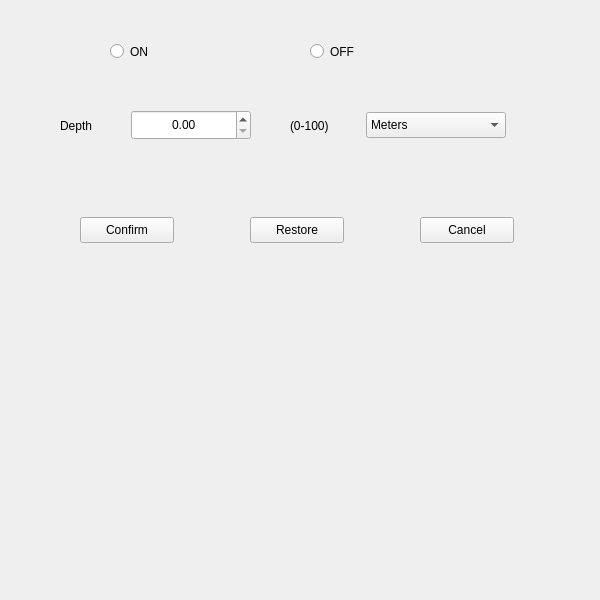
<?xml version="1.0" encoding="UTF-8"?>
<ui version="4.0">
 <class>CECHO</class>
 <widget class="QFrame" name="CECHO">
  <property name="geometry">
   <rect>
    <x>0</x>
    <y>0</y>
    <width>600</width>
    <height>600</height>
   </rect>
  </property>
  <property name="windowTitle">
   <string>Frame</string>
  </property>
  <widget class="QLabel" name="label_3">
   <property name="geometry">
    <rect>
     <x>60</x>
     <y>117</y>
     <width>80</width>
     <height>18</height>
    </rect>
   </property>
   <property name="text">
    <string>Depth</string>
   </property>
  </widget>
  <widget class="QLabel" name="label_4">
   <property name="geometry">
    <rect>
     <x>290</x>
     <y>117</y>
     <width>80</width>
     <height>18</height>
    </rect>
   </property>
   <property name="text">
    <string>(0-100)</string>
   </property>
  </widget>
  <widget class="QComboBox" name="Depth_combo">
   <property name="geometry">
    <rect>
     <x>366</x>
     <y>112</y>
     <width>140</width>
     <height>26</height>
    </rect>
   </property>
   <item>
    <property name="text">
     <string>Meters</string>
    </property>
   </item>
   <item>
    <property name="text">
     <string>Feet</string>
    </property>
   </item>
   <item>
    <property name="text">
     <string>Fathoms</string>
    </property>
   </item>
  </widget>
  <widget class="QPushButton" name="LOG_confirmn">
   <property name="geometry">
    <rect>
     <x>80</x>
     <y>217</y>
     <width>94</width>
     <height>26</height>
    </rect>
   </property>
   <property name="text">
    <string>Confirm</string>
   </property>
  </widget>
  <widget class="QPushButton" name="LOG_cancel">
   <property name="geometry">
    <rect>
     <x>420</x>
     <y>217</y>
     <width>94</width>
     <height>26</height>
    </rect>
   </property>
   <property name="text">
    <string>Cancel</string>
   </property>
  </widget>
  <widget class="QPushButton" name="LOG_restore">
   <property name="geometry">
    <rect>
     <x>250</x>
     <y>217</y>
     <width>94</width>
     <height>26</height>
    </rect>
   </property>
   <property name="text">
    <string>Restore</string>
   </property>
  </widget>
  <widget class="QDoubleSpinBox" name="Depth_spin">
   <property name="geometry">
    <rect>
     <x>131</x>
     <y>110</y>
     <width>120</width>
     <height>30</height>
    </rect>
   </property>
   <property name="alignment">
    <set>Qt::AlignmentFlag::AlignCenter</set>
   </property>
  </widget>
  <widget class="QRadioButton" name="ECHO_on">
   <property name="geometry">
    <rect>
     <x>110</x>
     <y>40</y>
     <width>110</width>
     <height>23</height>
    </rect>
   </property>
   <property name="text">
    <string>ON</string>
   </property>
  </widget>
  <widget class="QRadioButton" name="ECHO_off">
   <property name="geometry">
    <rect>
     <x>310</x>
     <y>40</y>
     <width>110</width>
     <height>23</height>
    </rect>
   </property>
   <property name="text">
    <string>OFF</string>
   </property>
  </widget>
 </widget>
 <resources/>
 <connections/>
</ui>
